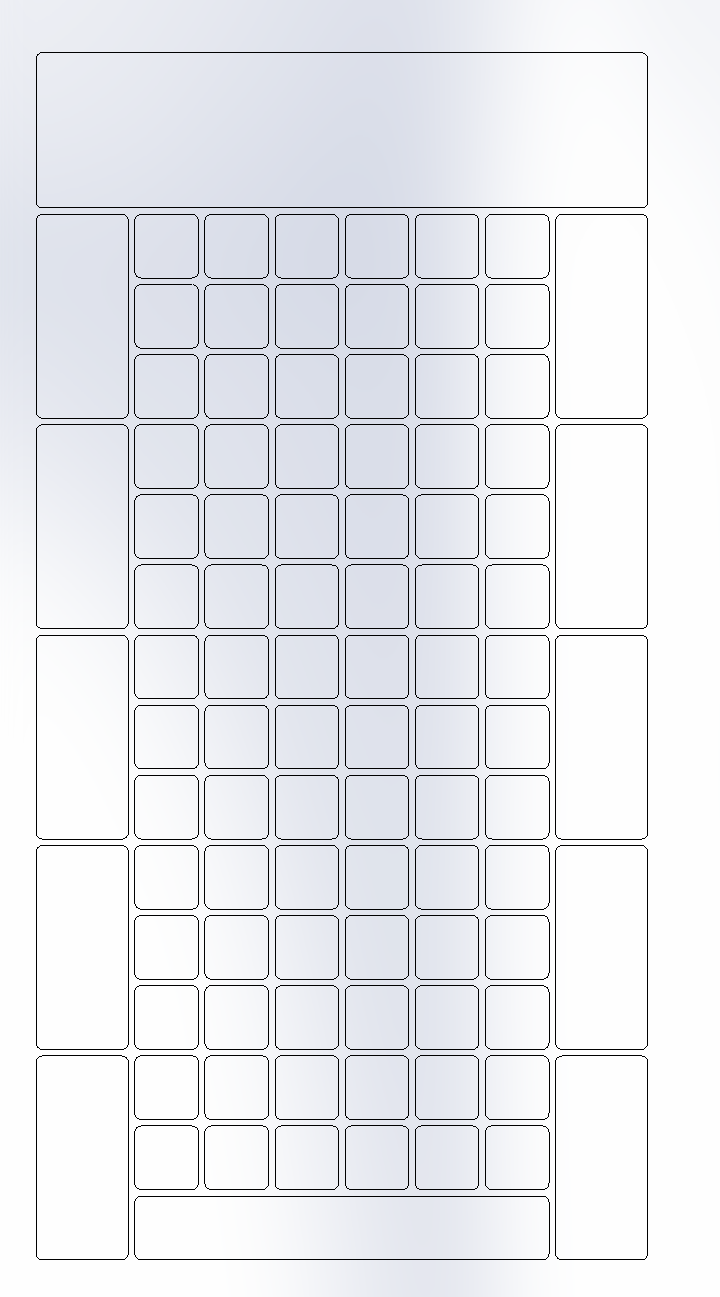
%> input picture GUI/mattress.PNG, 720 x 1297 px
$ octave mattress_vertex_gen.m   (GNU Octave 9; MATLAB toolbox functions it lacks are replaced by stand-ins)
%> lines starting %> are read from the running program, lines starting %| are printed output that depends on the picture; in (x1, y1, x2, y2) boxes, pixels count from 0 and x2, y2 are one past the last pixel; in counts of white or black regions, pixels touching at a corner belong together; the program's own positions count from 1
clear all; clc; close all;
% The code allows any high contrast file to be read irrespective of its
% shape or dimensions
%im = imread('pressure blank.png');
im = imread('mattress.PNG');
%> im is the input picture: size 1297x720x3 uint8; mean R, G, B 232.2, 233.7, 238
subplot(2,2,1);
imshow(im)
%convert image to grayscale
bw = rgb2gray(im);
%Convert image to binary format as bwboundaries accpets ONLY binary images
bw_bin = im2bw(bw,0.7);
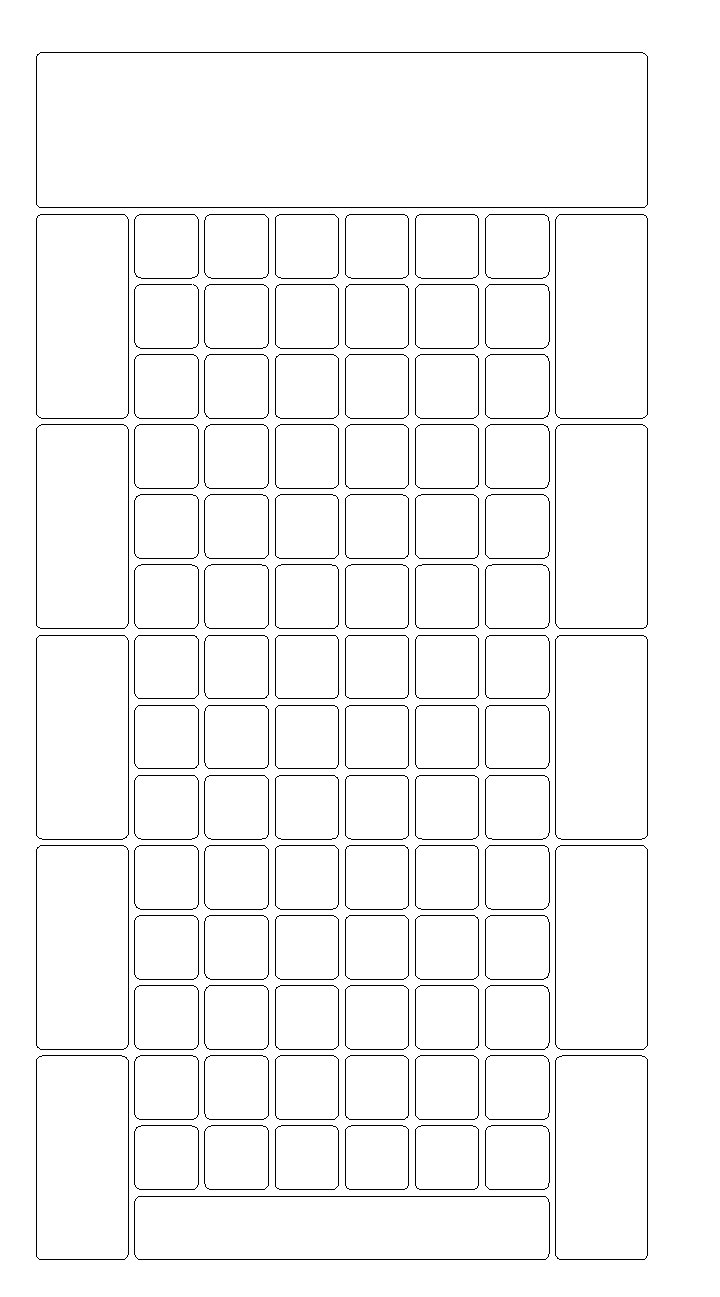
%> bw_bin: size 1297x720 logical; 97% white; black in thin lines or dots, all inside (x1, y1, x2, y2) = (36, 52, 648, 1260)
subplot(2,2,2);
imshow(bw)
%Inversion of image
bw_bin = ~bw_bin;
figure()
imshow(~bw_bin)
%Using the bwboundaries function in MATLAB, L is the contains cells that
%store vertices information and L is a label matrix that classifies element
%into object and background
[B,L] = bwboundaries(bw_bin,'noholes');
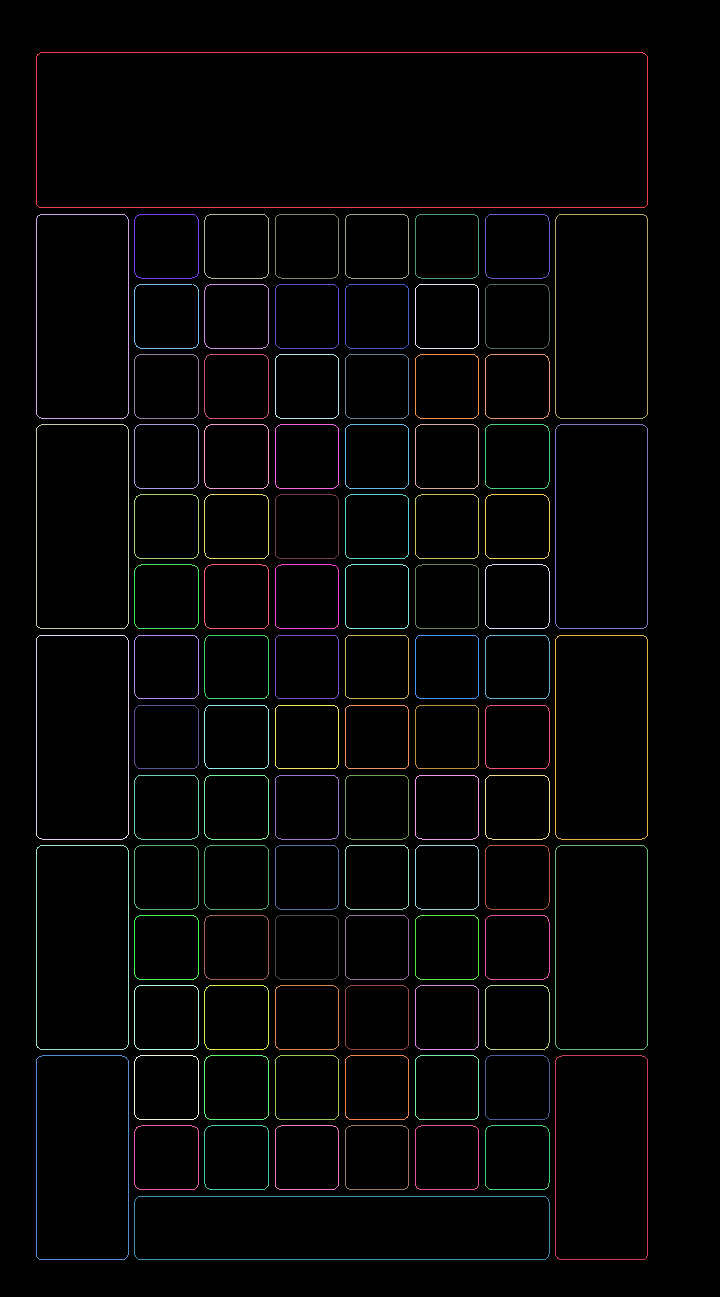
%> L: size 1297x720 double; 97 distinct labels, from 0 to 96; one colour per label, 0 black
%> B = 96 boundaries; largest, box (x1, y1, x2, y2) and points: (36, 52, 648, 208) 1520, (134, 1196, 550, 1260) 941, (36, 845, 129, 1050) 579, (555, 635, 648, 840) 579, (555, 1055, 648, 1260) 579
temp = regionprops(bw_bin,'Centroid');
%> temp = 96 regions; first 5, Centroid: [342.3 130.6], [82.9 316.8], [82.9 527.2], [82.9 737.8], [82.8 948]
centroids = vertcat(temp.Centroid);
%> centroids = 96 rows, first 12: [342.3 130.6; 82.92 316.8; 82.92 527.2; 82.92 737.8; 82.84 948; 82.92 1158.2; 167 247; 166.9 317.1; 167 387; 167 457; 167 527; 167.1 597.2]
% perm_numbers = 1:length(B);
%To reaarange the elements in the preferred order
perm_numbers = [7:20 22:91 1:6 21 96 95 94 93 92];
%Plotting of the image

total_number = 96;
including_dummies = 70;

% control_number = [7:20 22:91 1:6 21 96 95 94 93 92];
control_number = 1:length(B);
%> control_number = 96 values from 1 to 96

for k = 1:length(B)
vertices{k} = B{perm_numbers(k)};
centers{k} = centroids(perm_numbers(k),:);
hold on;
plot(vertices{k}(:,2), vertices{k}(:,1), 'r', 'LineWidth', 2); hold on
%plot(centroids(perm_numbers(k),1),centroids(perm_numbers(k),2),'*r');  hold on;
% text(centroids(perm_numbers(k),1)-9,centroids(perm_numbers(k),2),num2str(control_number(k)),'FontSize',15,'Color','k');
text(centroids(perm_numbers(k),1)-9,centroids(perm_numbers(k),2),num2str(k),'FontSize',15,'Color','k');
end
%> this loop made 96 passes
%> after the loop, centers = 96 items; vertices = 96 items
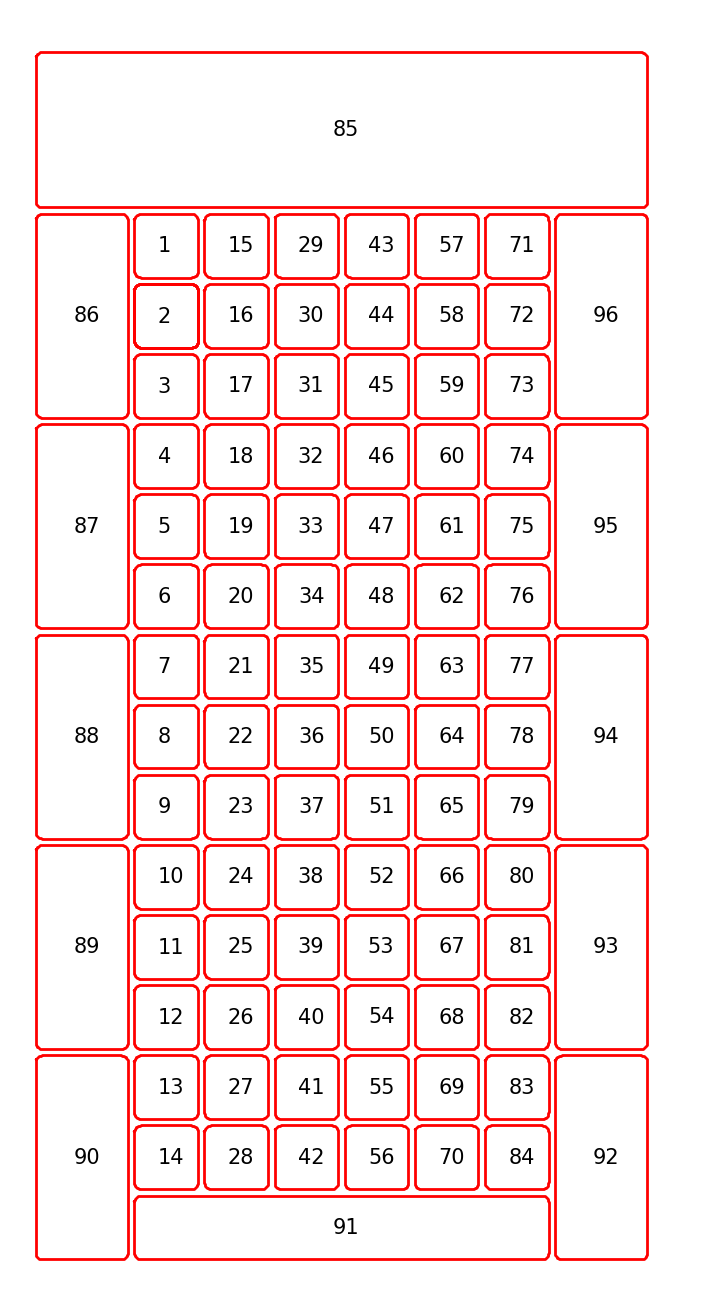
%> figure redrawn from the program's plot data

xmax = -10000;
xmin = 10000;
ymax = -10000;
ymin = 10000;
figure()
for k = 1:length(B)
    poly1 = (vertices{k})';
%> (the run ends here)
